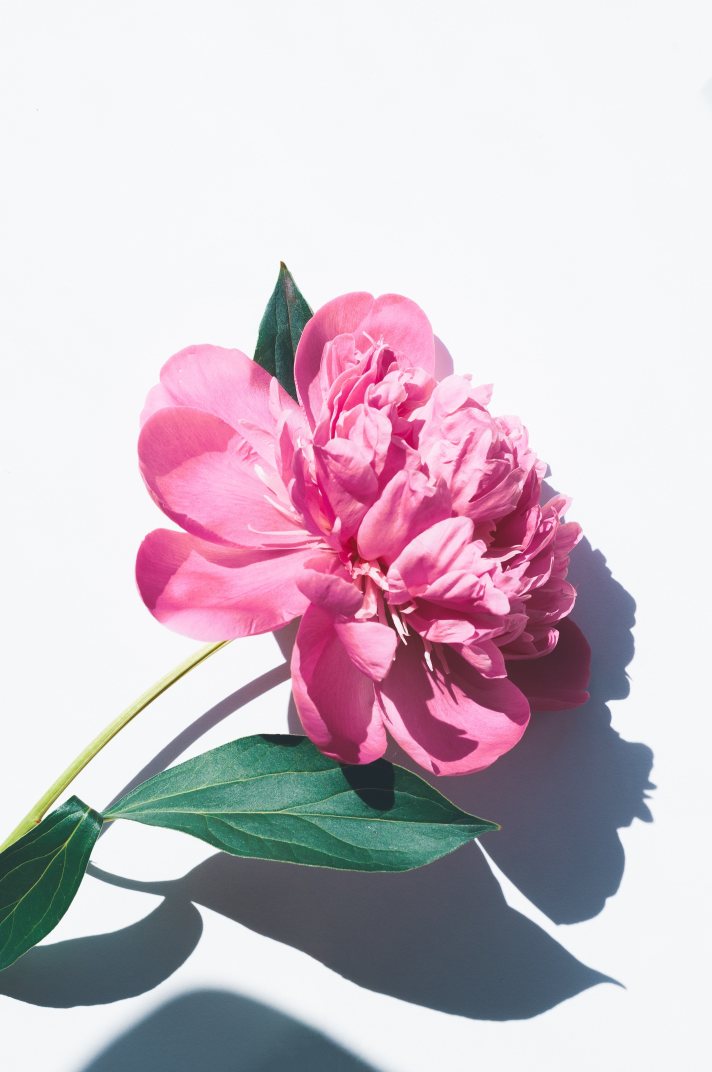
#> input picture Prak8/flower.jpg, 2848 x 4288 px (shown at 1/4 size)
$ python percobaan3.py
#> lines starting #> are read from the running program, lines starting #| are printed output that depends on the picture
import cv2
import numpy as np

img = cv2.imread("flower.jpg", 0)
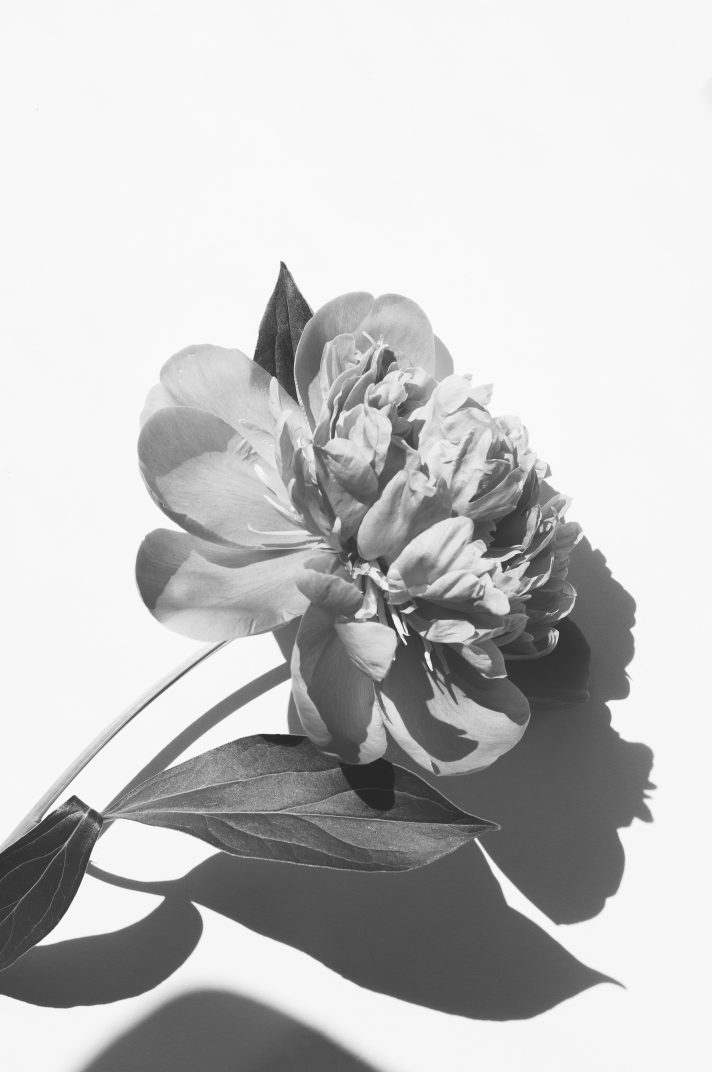
#> img: shape (4288, 2848) (shown at 1/4 size); min 35, max 255, mean 195.9
img = cv2.resize(img, (400, 600))
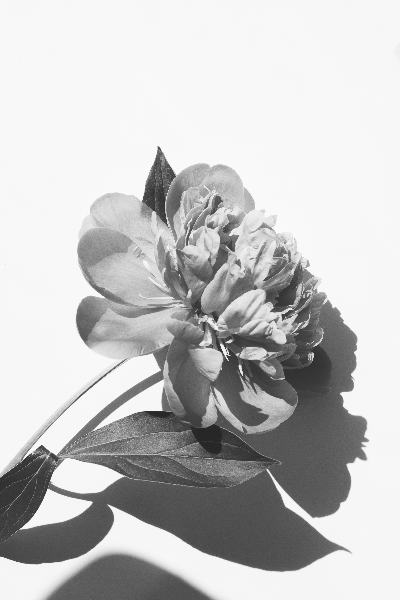
#> img: shape (600, 400); min 38, max 252, mean 195.8
noise = np.random.randn(*img.shape) * 10
img_noise = np.abs(img + noise)
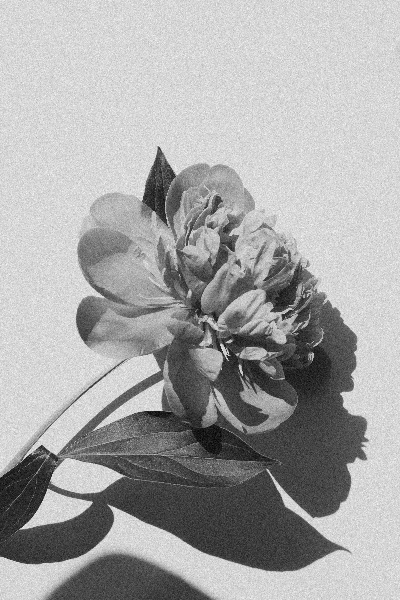
#> img_noise: shape (600, 400) float64; min 13.38, max 290.9, mean 195.8; drawn with min black and max white
img_noise = np.uint8(img_noise)
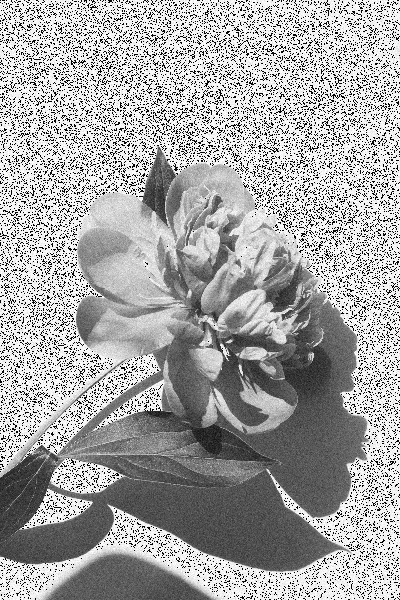
#> img_noise: shape (600, 400); min 0, max 255, mean 166.2

cv2.imshow("Original", img)
cv2.imshow("Image Noise", img_noise)
cv2.waitKey(0)
cv2.destroyAllWindows()
